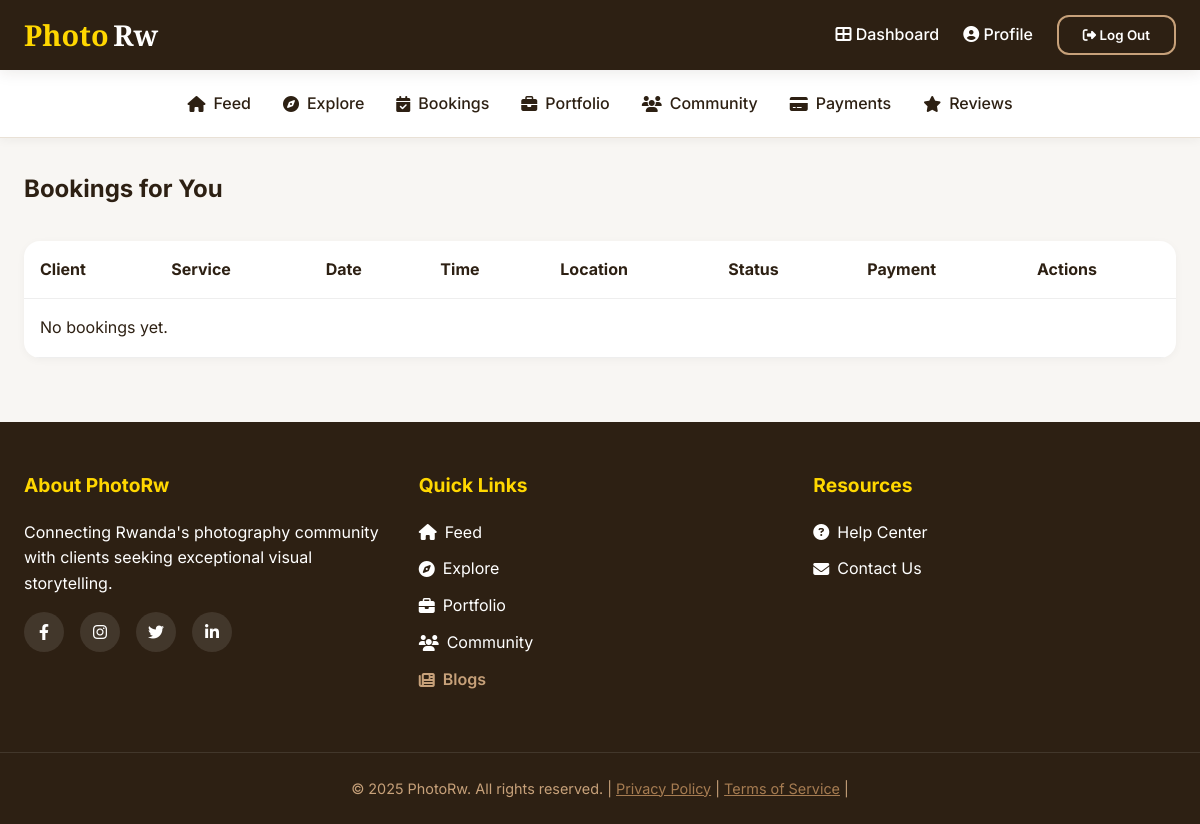
Before: /bookings/photographer/ (signed in) with the older database file.
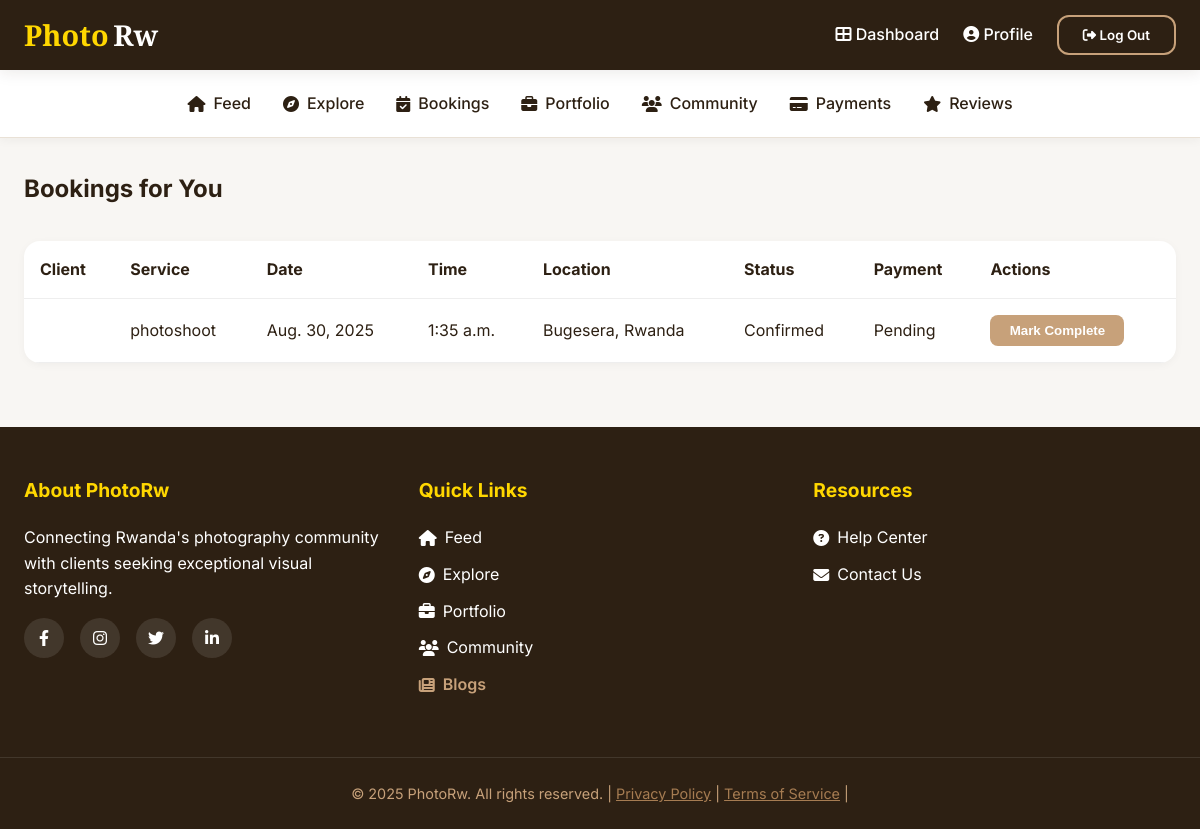
After: the same page with the newer database file.
### bookings/models.py (models this page shows, shortened)
class Booking(models.Model):
	STATUS_CHOICES = [
		('pending', 'Pending'),
		('confirmed', 'Confirmed'),
		('completed', 'Completed'),
		('cancelled', 'Cancelled'),
	]
	PAYMENT_STATUS_CHOICES = [
		('pending', 'Pending'),
		('paid', 'Paid'),
		('failed', 'Failed'),
	]
	client = models.ForeignKey(User, on_delete=models.CASCADE, related_name='client_bookings', limit_choices_to={'role': 'client'}, null=True, blank=True)
	photographer = models.ForeignKey(User, on_delete=models.CASCADE, related_name='photographer_bookings', limit_choices_to={'role': 'photographer'})
	service_type = models.CharField(max_length=100)
	date = models.DateField()
	time = models.TimeField()
	location = models.CharField(max_length=255)
	status = models.CharField(max_length=20, choices=STATUS_CHOICES, default='pending')
	payment_status = models.CharField(max_length=20, choices=PAYMENT_STATUS_CHOICES, default='pending')
	created_at = models.DateTimeField(auto_now_add=True)
	client_name = models.CharField(max_length=100, blank=True, null=True)
	client_email = models.EmailField(blank=True, null=True)
	client_phone = models.CharField(max_length=30, blank=True, null=True)

### bookings/views.py (the view)
# urls.py: path('photographer/', views.photographer_dashboard, name='photographer_dashboard'),
@login_required
def photographer_dashboard(request):
	bookings = Booking.objects.filter(photographer=request.user)
	return render(request, 'bookings/photographer_dashboard.html', {'bookings': bookings})

### templates/bookings/photographer_dashboard.html (shortened to what this page needs)
{% extends 'base.html' %}
{% load static %}
{% block head %}
    <link rel="stylesheet" href="{% static 'css/booking_table.css' %}">
{% endblock %}
{% block content %}
<div class="dashboard-section">
    <h2>Bookings for You</h2>
    <table class="booking-table">
        <thead>
            <tr>
                <th>Client</th>
                <th>Service</th>
                <th>Date</th>
                <th>Time</th>
                <th>Location</th>
                <th>Status</th>
                <th>Payment</th>
                <th>Actions</th>
            </tr>
        </thead>
        <tbody>
        {% for booking in bookings %}
            <tr>
                <td>{{ booking.client.first_name }} {{ booking.client.last_name }}</td>
                <td>{{ booking.service_type }}</td>
                <td>{{ booking.date }}</td>
                <td>{{ booking.time }}</td>
                <td>{{ booking.location }}</td>
                <td>{{ booking.get_status_display }}</td>
                <td>{{ booking.get_payment_status_display }}</td>
                <td>
                    {% if booking.status == 'pending' %}
                        <form method="post" action="{% url 'confirm_booking' booking.id %}" style="display:inline;">{% csrf_token %}<button type="submit" class="confirm-btn">Confirm</button></form>
                        <form method="post" action="{% url 'cancel_booking' booking.id %}" style="display:inline;">{% csrf_token %}<button type="submit" class="cancel-btn">Cancel</button></form>
                    {% elif booking.status == 'confirmed' %}
                        <form method="post" action="{% url 'complete_booking' booking.id %}" style="display:inline;">{% csrf_token %}<button type="submit" class="complete-btn">Mark Complete</button></form>
                    {% endif %}
                </td>
            </tr>
        {% empty %}
            <tr><td colspan="8">No bookings yet.</td></tr>
        {% endfor %}
        </tbody>
    </table>
</div>
{% endblock %}

Changed rows visible on the page:
added Booking: service_type "photoshoot", date "Aug. 30, 2025", time "1:35 a.m.", location "Bugesera, Rwanda", status "Confirmed", payment_status "Pending", shows "Mark Complete"
Other visible differences:
text no longer shown: "No bookings yet."
